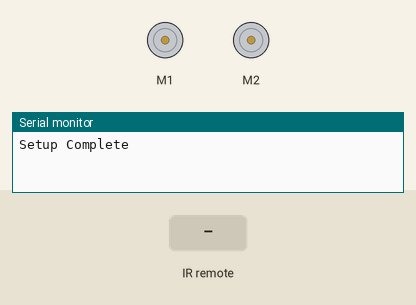
This sketch was run on a simulated Arduino Uno, built with avr-gcc and run on an emulated ATmega328P. On the bench: 2 × DC motor (green arrow = forward, orange = backward, longer = faster), the last lines printed to the serial monitor. Inputs (shaded band) come from the test bench.

Above: at 1.2 s.
1.3 s: infrared code 0x20DFA25D received
At 2.6 s:
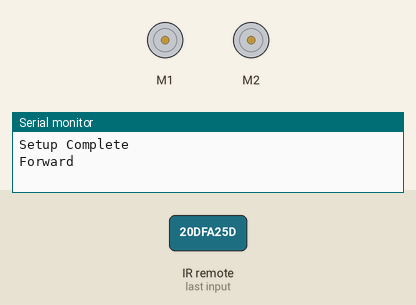
2.9 s: infrared code 0x20DFE21D received
At 4.2 s:
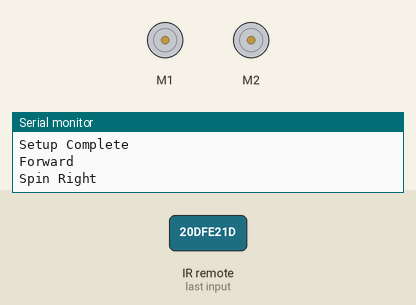
4.5 s: infrared code 0x20DF629D received
At 5.5 s:
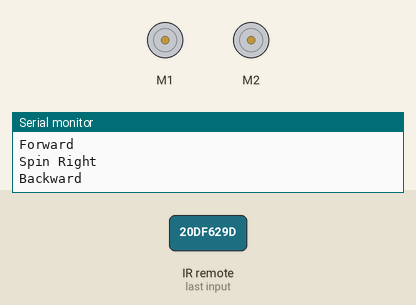
6.1 s: infrared code 0x20DF12ED received
At 6.9 s:
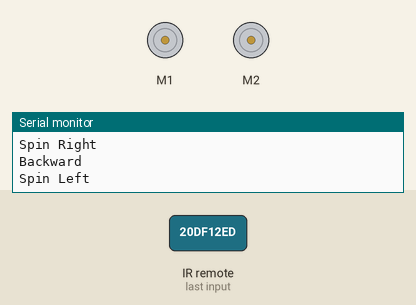
Timing chart, 0 to 8.7 s (numbered marks = the images above; inputs shaded):
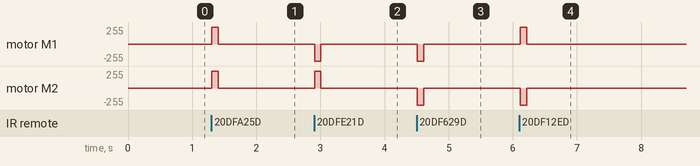

Measured:
- after the input at 1.3 s, motor M1, motor M2: stopped → forward 255/255 at once, → stopped 0.10 s later
- after the input at 2.9 s, motor M1: stopped → backward 255/255 at once, → stopped 0.10 s later; motor M2: stopped → forward 255/255 at once, → stopped 0.10 s later
- after the input at 4.5 s, motor M1, motor M2: stopped → backward 255/255 at once, → stopped 0.10 s later
- after the input at 6.1 s, motor M1: stopped → forward 255/255 at once, → stopped 0.10 s later; motor M2: stopped → backward 255/255 at once, → stopped 0.10 s later

The sketch:

completed-code.ino
```cpp
/*

  __  __                _         __  __       _
 |  \/  | ___ _ __   __| | ___   |  \/  | __ _| | _____ _ __ ___
 | |\/| |/ _ \ '_ \ / _` |/ _ \  | |\/| |/ _` | |/ / _ \ '__/ __|
 | |  | |  __/ | | | (_| | (_) | | |  | | (_| |   <  __/ |  \__ \
 |_|  |_|\___|_| |_|\__,_|\___/  |_|  |_|\__,_|_|\_\___|_|  |___/


Full working code example. This code should only be used in the event
that you get really stuck and run out of time. Each person should make
an attempt to write their own sumobot code.

*/


// DEFINE IR REMOTE KODES BE SURE IT STARTS WITH 0x
#define keyForward 0x20DFA25D
#define keyRight 0x20DFE21D
#define keyBack 0x20DF629D
#define keyLeft 0x20DF12ED
#define keyStop 0x20DFC23D
#define repeatCode 0XFFFFFFFF

#define motorDelay 100  // To low and motors will shutter


// INCLUDE THE REQUIRED LIBRARIES
#include <IRremote.h>
#include <AFMotor.h>


// DEFINE INFARED SENSOR
const int RECV_PIN = 10; // Use Servo 1 on motor shield
IRrecv irrecv(RECV_PIN);
decode_results IRresults;
unsigned long key_value = 0;


// MOTOR PARAMETERS
int MOTOR_SPEED = 255;  // 0 to 255
AF_DCMotor MOTOR_LEFT(1, MOTOR12_64KHZ);  // M1 on shield
AF_DCMotor MOTOR_RIGHT(2, MOTOR12_64KHZ); // M2 on shield


void setup(){
  Serial.begin(9600);

  // IR SETUP
  irrecv.enableIRIn();
  irrecv.blink13(true);

  // MOTOR SETUP
  MOTOR_LEFT.setSpeed(MOTOR_SPEED);
  MOTOR_RIGHT.setSpeed(MOTOR_SPEED);

  // CONFIRM SETUP COMPLETE
  Serial.println("Setup Complete");
}


void loop() {

  if (irrecv.decode(&IRresults)){

    if (IRresults.value == repeatCode)
      IRresults.value = key_value;

    switch(IRresults.value){
      case keyForward:
      Serial.println("Forward");
      forward();
      break;

      case keyLeft:
      Serial.println("Spin Left");
      spinLeft();
      break;

      case keyBack:
      Serial.println("Backward");
      backward();
      break;

      case keyRight:
      Serial.println("Spin Right");
      spinRight();
      break;

      case keyStop:
      Serial.println("Stoping");
      stop();
      break;
    }
    key_value = IRresults.value;
    irrecv.resume();
  }
  delay(motorDelay);
  stop();   // Optional
}


// FUNCTIONS
void stop() {
  MOTOR_LEFT.run(RELEASE);
  MOTOR_RIGHT.run(RELEASE);
}

void forward() {
  stop();
  MOTOR_LEFT.run(FORWARD);
  MOTOR_RIGHT.run(FORWARD);
}

void backward() {
  stop();
  MOTOR_LEFT.run(BACKWARD);
  MOTOR_RIGHT.run(BACKWARD);
}

void spinLeft() {
  stop();
  MOTOR_LEFT.run(FORWARD);
  MOTOR_RIGHT.run(BACKWARD);
}

void spinRight() {
  stop();
  MOTOR_LEFT.run(BACKWARD);
  MOTOR_RIGHT.run(FORWARD);
}
```
